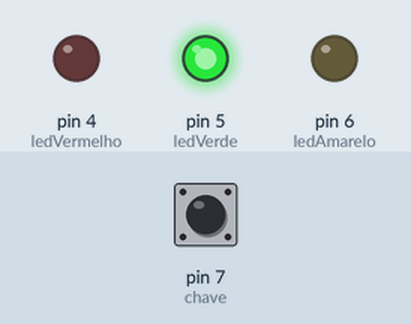
Bench run of a sketch on a simulated Arduino Uno, built with avr-gcc and run on an emulated ATmega328P. Shown: output pins drawn as LEDs (lit = HIGH). Inputs (shaded band) come from the test bench; at power-on: pin 7 (chave) HIGH.

Above: at 0.1 s.
At 20.1 s:
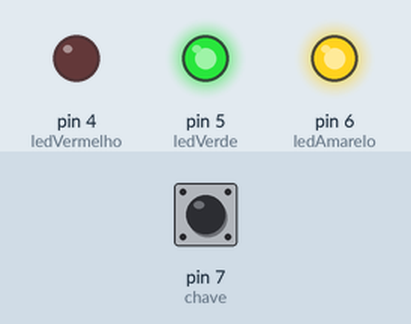
At 30.1 s:
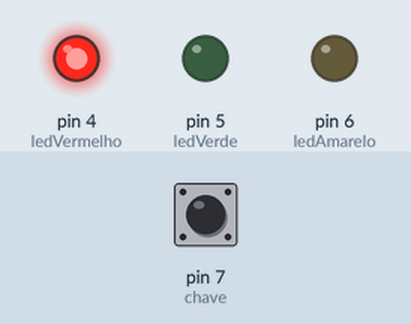
Timing chart, 0 to 51.5 s (numbered marks = the images above):
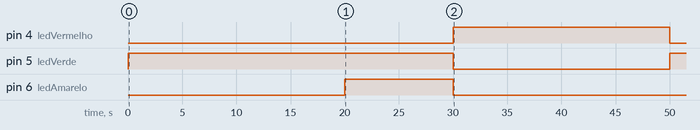

The sketch:

sinal_luminoso_chave.ino
```cpp
const byte ledVermelho = 4;
const byte ledVerde = 5;
const byte ledAmarelo = 6;
const byte chave = 7;

boolean estadoCorrente = LOW;
boolean estadoAnterior=LOW;
//boolean ledOn = false;


void setup() {
  pinMode(ledVermelho,OUTPUT);
  pinMode(ledVerde,OUTPUT);
  pinMode(ledAmarelo,OUTPUT);
  pinMode(chave,INPUT_PULLUP);
}

void loop() {
  digitalWrite(ledVermelho,LOW);
  digitalWrite(ledVerde,HIGH);

  estadoCorrente = debounce(estadoAnterior);

  if (estadoAnterior==LOW && estadoCorrente==HIGH && digitalRead(ledVerde)==HIGH){
    //ledOn = !ledOn;
    delay(20000);
    digitalWrite(ledVerde,HIGH);
    digitalWrite(ledAmarelo,HIGH);
    delay(10000);
    digitalWrite(ledVermelho,HIGH);
    digitalWrite(ledAmarelo,LOW);
    digitalWrite(ledVerde,LOW);
    delay(20000);
  }
  estadoAnterior = estadoCorrente;
}


boolean debounce(boolean estadoAnterior){

  boolean corrente = digitalRead(chave);

   if( estadoAnterior!= corrente){
     delay(5);
     corrente =  digitalRead(chave);
   }
  return corrente;
}
```

Measured:
- by itself, pin 4 (ledVermelho): LOW → HIGH at 30.0 s, → LOW 20.0 s later
- by itself, pin 5 (ledVerde): LOW → HIGH at 0.00 s, → LOW 30.0 s later, → HIGH 20.0 s later
- by itself, pin 6 (ledAmarelo): LOW → HIGH at 20.0 s, → LOW 10.0 s later
